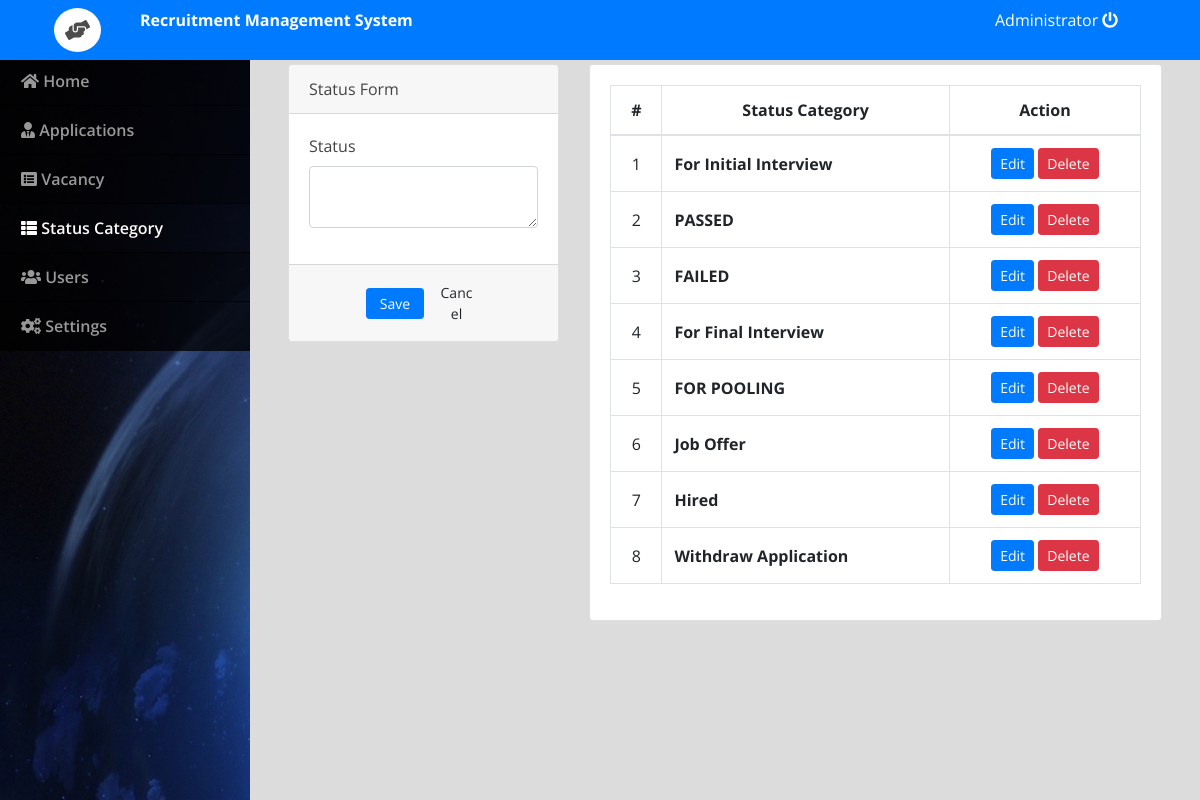
/admin/index.php?page=recruitment_status (signed in), run on the app's committed database.
### tables this page shows
CREATE TABLE `recruitment_status` (
  `id` int(30) NOT NULL,
  `status_label` varchar(200) NOT NULL,
  `status` tinyint(4) NOT NULL DEFAULT 1
);

### admin/recruitment_status.php (the view, shortened to what this page needs)
<?php include('db_connect.php');?>
<div class="container-fluid">
	<div class="col-lg-12">
		<div class="row">
			<div class="col-md-4">
			<form action="" id="manage-status-cat">
				<div class="card">
					<div class="card-header">
						  Status Form
				  	</div>
					<div class="card-body">
							<div class="form-group">
								<label class="control-label">Status</label>
								<textarea name="status_label" id="" cols="30" rows="2" class="form-control"></textarea>
							</div>
					</div>
					<div class="card-footer">
						<div class="row">
							<div class="col-md-12">
								<button class="btn btn-sm btn-primary col-sm-3 offset-md-3"> Save</button>
								<button class="btn btn-sm btn-default col-sm-3" type="button" onclick="_reset()"> Cancel</button>
							</div>
						</div>
					</div>
				</div>
			</form>
			</div>
			<div class="col-md-8">
				<div class="card">
					<div class="card-body">
						<table class="table table-bordered table-hover">
							<thead>
								<tr>
									<th class="text-center">#</th>
									<th class="text-center">Status Category</th>
									<th class="text-center">Action</th>
								</tr>
							</thead>
							<tbody>
								<?php
								$i = 1;
								$types = $conn->query("SELECT * FROM recruitment_status where status = 1 order by id asc");
								while($row=$types->fetch_assoc()):
								?>
								<tr>
									<td class="text-center"><?php echo $i++ ?></td>
									<td class="">
										 <p> <b><?php echo $row['status_label'] ?></b></p>
									</td>
									<td class="text-center">
										<button class="btn btn-sm btn-primary edit_scat" type="button" data-id="<?php echo $row['id'] ?>" data-status_label="<?php echo $row['status_label'] ?>"  >Edit</button>
										<button class="btn btn-sm btn-danger delete_scat" type="button" data-id="<?php echo $row['id'] ?>">Delete</button>
									</td>
								</tr>
								<?php endwhile; ?>
							</tbody>
						</table>
					</div>
				</div>
			</div>
		</div>
	</div>
</div>

### admin/index.php (shortened to what this page needs)
<!DOCTYPE html>
<html lang="en">
<head>
<?php
 include('./header.php');
 ?>
</head>
<body>
	<?php include 'topbar.php' ?>
	<?php include 'navbar.php' ?>
  <main id="view-panel" >
      <?php $page = isset($_GET['page']) ? $_GET['page'] :'home'; ?>
  	<?php include $page.'.php' ?>
  </main>
</body>
</html>

### admin/header.php (shortened to what this page needs)
  <link rel="stylesheet" href="assets/font-awesome/css/all.min.css">
<link href="assets/vendor/bootstrap/css/bootstrap.min.css" rel="stylesheet">
<link href="assets/vendor/icofont/icofont.min.css" rel="stylesheet">
<link href="assets/vendor/boxicons/css/boxicons.min.css" rel="stylesheet">
<link href="assets/vendor/venobox/venobox.css" rel="stylesheet">
<link href="assets/vendor/animate.css/animate.min.css" rel="stylesheet">
<link href="assets/vendor/remixicon/remixicon.css" rel="stylesheet">
<link href="assets/vendor/owl.carousel/assets/owl.carousel.min.css" rel="stylesheet">
<link href="assets/vendor/bootstrap-datepicker/css/bootstrap-datepicker.min.css" rel="stylesheet">
<link href="assets/DataTables/datatables.min.css" rel="stylesheet">
<link href="assets/css/jquery.datetimepicker.min.css" rel="stylesheet">
<link href="assets/css/select2.min.css" rel="stylesheet">
<link href="assets/css/style.css" rel="stylesheet">
<link type="text/css" rel="stylesheet" href="assets/css/jquery-te-1.4.0.css">

### admin/topbar.php (shortened to what this page needs)
<nav class="navbar navbar-light fixed-top bg-primary" style="padding:0;">
  <div class="container-fluid mt-2 mb-2">
  	<div class="col-lg-12">
  		<div class="col-md-1 float-left" style="display: flex;">
  			<div class="logo">
  				<span class="fa fa-hands-helping"></span>
  			</div>
  		</div>
      <div class="col-md-4 float-left text-white">
        <large><b>Recruitment Management System</b></large>
      </div>
	  	<div class="col-md-2 float-right text-white">
	  		<a href="ajax.php?action=logout" class="text-white"><?php echo $_SESSION['login_name'] ?> <i class="fa fa-power-off"></i></a>
	    </div>
    </div>
  </div>
</nav>

### admin/navbar.php (shortened to what this page needs)
<nav id="sidebar" class='mx-lt-5 bg-dark' >
		<div class="sidebar-list">
				<a href="index.php?page=home" class="nav-item nav-home"><span class='icon-field'><i class="fa fa-home"></i></span> Home</a>
				<a href="index.php?page=applications" class="nav-item nav-applications"><span class='icon-field'><i class="fa fa-user-tie"></i></span> Applications</a>
				<a href="index.php?page=vacancy" class="nav-item nav-vacancy"><span class='icon-field'><i class="fa fa-list-alt"></i></span> Vacancy</a>
				<a href="index.php?page=recruitment_status" class="nav-item nav-recruitment_status"><span class='icon-field'><i class="fa fa-th-list"></i></span> Status Category</a>
				<?php if($_SESSION['login_type'] == 1): ?>
				<a href="index.php?page=users" class="nav-item nav-users"><span class='icon-field'><i class="fa fa-users"></i></span> Users</a>
				<a href="index.php?page=site_settings" class="nav-item nav-site_settings"><span class='icon-field'><i class="fa fa-cogs"></i></span> Settings</a>
			<?php endif; ?>
		</div>
</nav>

### admin/assets/css/style.css (style rules this page uses)
body { font-family: "Open Sans", sans-serif; color: #444444; width: 100%; height: calc(100%); }
a { color: #1977cc; }
nav#sidebar { height: calc(100%); position: fixed; z-index: 99; left: 0; width: 250px; background: url(../../../assets/img/travel-cover.jpg); background-repeat: no-repeat; background-size: cover; }
a.nav-item { position: relative; display: block; padding: .75rem 1.25rem; margin-bottom: -1px; border: 1px solid rgba(0,0,0,.125); background-color: #000000c4; color: #989898; font-weight: 600; }
a.nav-item:hover, .nav-item.active { background-color: #000000ad; color: #fffafa; }
main#view-panel { margin-left: 250px; width:calc(100% - 250px); margin-top: 3.5rem; padding: .5em }

### admin/index.php (style rules this page uses)
body { background: #80808045; }

### admin/topbar.php (style rules this page uses)
.logo { margin: auto; font-size: 20px; background: white; padding: 7px 11px; border-radius: 50% 50%; color: #000000b3; }

### admin/recruitment_status.php (style rules this page uses)
td { vertical-align: middle !important; }
td p { margin: unset }

### data on the page
recruitment_status: status_label "For Initial Interview"
recruitment_status: status_label "PASSED"
recruitment_status: status_label "FAILED"
recruitment_status: status_label "For Final Interview"
recruitment_status: status_label "FOR POOLING"
recruitment_status: status_label "Job Offer"
recruitment_status: status_label "Hired"
recruitment_status: status_label "Withdraw Application"

### other printed values
$_SESSION['login_name'] "Administrator"
